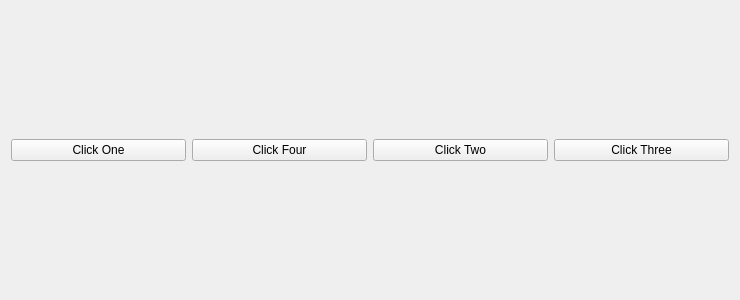
<?xml version="1.0" encoding="UTF-8"?>
<ui version="4.0">
 <class>Form</class>
 <widget class="QWidget" name="Form">
  <property name="geometry">
   <rect>
    <x>0</x>
    <y>0</y>
    <width>740</width>
    <height>300</height>
   </rect>
  </property>
  <property name="windowTitle">
   <string>HBoxLayout</string>
  </property>
  <layout class="QHBoxLayout" name="horizontalLayout">
   <item>
    <widget class="QPushButton" name="pushButton">
     <property name="text">
      <string>Click One</string>
     </property>
    </widget>
   </item>
   <item>
    <widget class="QPushButton" name="pushButton_4">
     <property name="text">
      <string>Click Four</string>
     </property>
    </widget>
   </item>
   <item>
    <widget class="QPushButton" name="pushButton_2">
     <property name="text">
      <string>Click Two</string>
     </property>
    </widget>
   </item>
   <item>
    <widget class="QPushButton" name="pushButton_3">
     <property name="text">
      <string>Click Three</string>
     </property>
    </widget>
   </item>
  </layout>
 </widget>
 <resources/>
 <connections/>
</ui>
